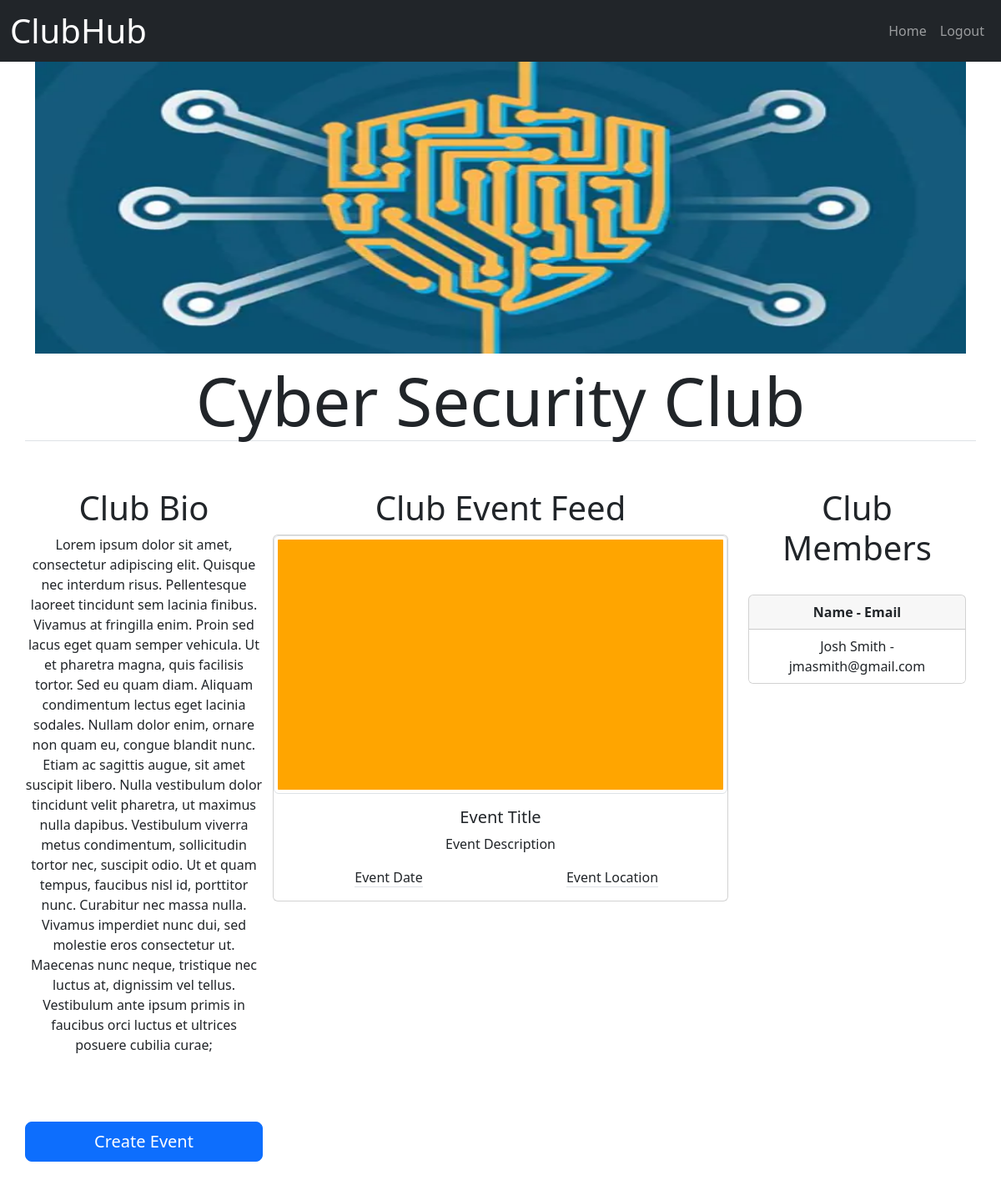
/club/3 (signed in), run on an earlier commit of the app's database.
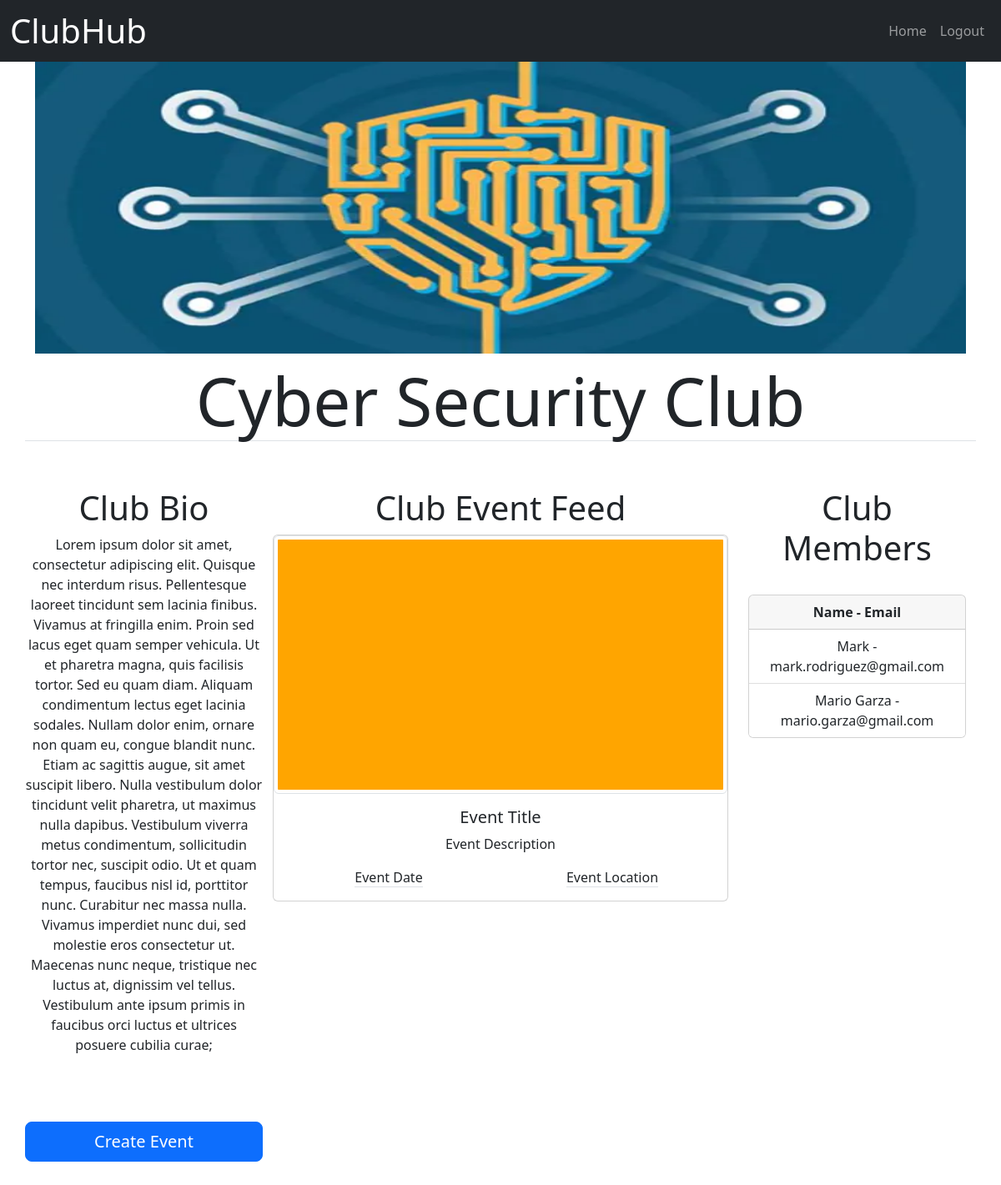
And on a later commit of the database.
### ClubHub/models.py (models this page shows)
class User(UserMixin,db.Model):
    id = db.Column(db.Integer, primary_key=True)
    email = db.Column(db.String(100), unique=True)
    password = db.Column(db.String(100))
    name = db.Column(db.String(200))
    membership = db.Column(db.String(500))

### ClubHub/main.py (the view)
@main.route("/club/<int:clubID>")
def viewClub(clubID):
    if not current_user.is_authenticated:
        return redirect(url_for('auth.login'))
    club = db.session.query(Club).filter(Club.id == clubID).first()
    if not club:
        return redirect(url_for("main.index"))
    memberList = splitMemberString(club.members)
    users = db.session.query(User).all()
    UsersList = []
    for user in users:
        if str(user.id) in memberList:
            UsersList.append(user)
    return render_template('viewClub.html', club = club, members = UsersList)

### ClubHub/__init__.py (called while the page is built)
def create_app():
    app = Flask(__name__)
    app.config['UPLOAD_FOLDER'] = UPLOAD_FOLDER
    app.config['SECRET_KEY'] = 'testing'
    app.config['SQLALCHEMY_DATABASE_URI'] = 'sqlite:///db.sqlite'
    db.init_app(app)
    login_manager = LoginManager()
    login_manager.login_view = 'auth.login'
    login_manager.init_app(app)
    from .models import User
    @login_manager.user_loader
    def load_user(user_id):
        return User.query.get(int(user_id))
    from .auth import auth as auth_blueprint
    app.register_blueprint(auth_blueprint)
    from .main import main as main_blueprint
    app.register_blueprint(main_blueprint)
    return app

### ClubHub/main.py (called while the page is built)
def splitMemberString(members):
    return members.split(" ")

### ClubHub/templates/viewClub.html (shortened to what this page needs)
{% extends "base.html" %}
{% block content %}
<div class="container text-center">
    <div class="row">
        {% if club.pictureName != "orange.png" %}
        <img src="\static\{{ club.pictureName }}" height="350" alt="" />
        {% else %}
        <img src="\static\grey.jpg" height="350" width="100%" alt="" />
        {% endif %}
    </div>
    <div class="row">
        <span class=" my-2 border-bottom text-center display-1"><strong>{{ club.name }}</strong></span>
    </div><br><br>
    <div class="row text-center">
        <div class="col-3 text-center">
            <h1>Club Bio</h1>
            <div class="row text-center">
                Lorem ipsum dolor sit amet, consectetur adipiscing elit. Quisque nec interdum risus. Pellentesque laoreet tincidunt sem lacinia finibus. Vivamus at fringilla enim. Proin sed lacus eget quam semper vehicula. Ut et pharetra magna, quis facilisis tortor. Sed eu quam diam. Aliquam condimentum lectus eget lacinia sodales. Nullam dolor enim, ornare non quam eu, congue blandit nunc. Etiam ac sagittis augue, sit amet suscipit libero. Nulla vestibulum dolor tincidunt velit pharetra, ut maximus nulla dapibus. Vestibulum viverra metus condimentum, sollicitudin tortor nec, suscipit odio. Ut et quam tempus, faucibus nisl id, porttitor nunc. Curabitur nec massa nulla. Vivamus imperdiet nunc dui, sed molestie eros consectetur ut. Maecenas nunc neque, tristique nec luctus at, dignissim vel tellus. Vestibulum ante ipsum primis in faucibus orci luctus et ultrices posuere cubilia curae;
            </div><br><br><br>
            <div class="row">
                <button class="w-100 btn btn-lg btn-primary my-2" type="submit">Create Event</button>
            </div><br><br>
        </div>
        <div class="col text-center">
            <h1>Club Event Feed</h1>
            <div class="card">
                <img src="\static\orange.png" class="img-thumbnail" alt="..." />
                <div class="card-body">
                    <h5 class="card-title">Event Title</h5>
                    <p class="card-text">Event Description</p>
                    <div class="row">
                        <div class="col">
                            <span class="border-bottom text-center">Event Date</span>
                        </div>
                        <div class="col">
                            <span class="border-bottom text-center">Event Location</span>
                        </div>
                    </div>
                </div>
            </div><br><br><br>
        </div>
        <div class="col-3 text-center">
            <h1>Club Members</h1><br>
            <div class="card">
                <div class="card-header fw-bolder">Name - Email</div>
                <ul class="list-group list-group-flush">
                    {% for member in members %}
                    <li class="list-group-item">{{member.name}} - {{member.email}}</li>
                    {% endfor %}
                </ul>
            </div>
        </div>
    </div>
</div>
{% endblock %}

What changed in the data, as far as the page shows it:
no longer on this page (row unchanged): User: name "Josh Smith", email "jmasmith@gmail.com"
added User: name "Mark", email "mark.rodriguez@gmail.com"
added User: name "Mario Garza", email "mario.garza@gmail.com"
